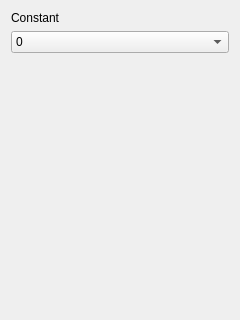
<?xml version="1.0" encoding="UTF-8"?>
<ui version="4.0">
 <class>ConstantPatternUI</class>
 <widget class="QWidget" name="ConstantPatternUI">
  <property name="geometry">
   <rect>
    <x>0</x>
    <y>0</y>
    <width>240</width>
    <height>320</height>
   </rect>
  </property>
  <property name="windowTitle">
   <string>Form</string>
  </property>
  <layout class="QFormLayout" name="formLayout">
   <item row="1" column="0" colspan="2">
    <widget class="QComboBox" name="constantComboBox">
     <item>
      <property name="text">
       <string>0</string>
      </property>
     </item>
     <item>
      <property name="text">
       <string>1</string>
      </property>
     </item>
    </widget>
   </item>
   <item row="0" column="0">
    <widget class="QLabel" name="label">
     <property name="text">
      <string>Constant</string>
     </property>
    </widget>
   </item>
  </layout>
 </widget>
 <resources/>
 <connections/>
</ui>
